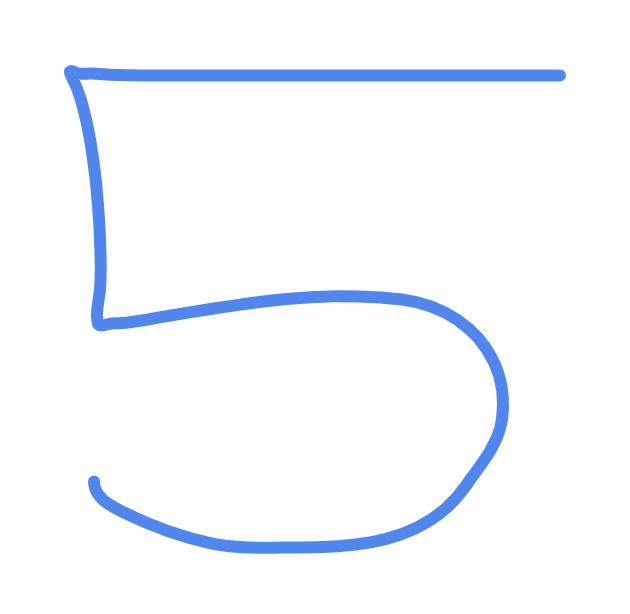
#> input picture nbs/my_img.png, 630 x 614 px
$ python color_histograms.py --image ../nbs/my_img.png
#> lines starting #> are read from the running program, lines starting #| are printed output that depends on the picture
#!/usr/bin/env python
"""

Parameters

Usage

Example
    $ python <scriptname>.py --image ../img/<filename>.png

## Explain

"""
import matplotlib.pyplot as plt
import numpy as np
import argparse
import cv2

def main():
    ap = argparse.ArgumentParser()
    ap.add_argument("-i", "--image", required=True, help="Path to the image")
    args = vars(ap.parse_args())

    image = cv2.imread(args["image"])
#> image is the input picture: shape (614, 630, 3); mean B, G, R 254, 248.5, 245.7

    image = cv2.imread(args["image"])
    #cv2.imshow("Original", image)

    chans = cv2.split(image)
    colors = ("b", "g", "r")

    fig, ax = plt.subplots(1,2, figsize=(10,4))
    ax[0].imshow(cv2.cvtColor(image, cv2.COLOR_BGR2RGB))
    ax[1].set_title("’Flattened’ Color Histogram")
    ax[1].set_xlabel("bins")
    ax[1].set_ylabel("# of Pixels")

    for (chan, color) in zip(chans, colors):
        hist = cv2.calcHist([chan], [0], None, [256], [0, 256])
        ax[1].plot(hist, color=color)
        ax[1].set_xlim([0, 256])
#> this loop made 3 passes
#> color on passes 1 to 3: 'b', 'g', 'r'

    plt.savefig("../fig/color_histogram.png")
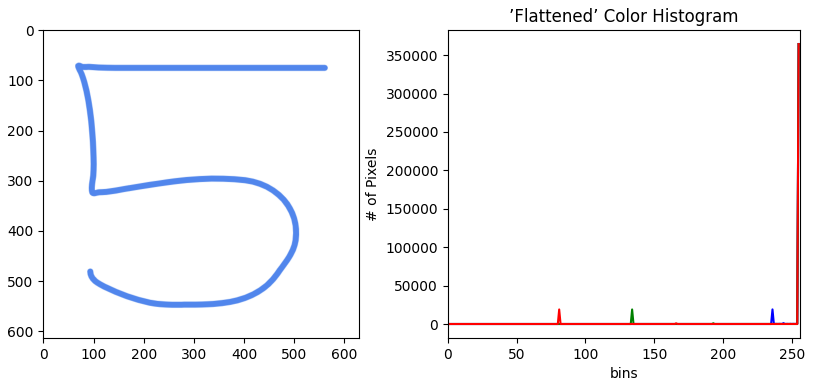
#> figure drawn by matplotlib, 2 panels; panel 2: curve peaks at x = 255, y = 364465; panel 2: curve peaks at x = 255, y = 364404; panel 2: curve peaks at x = 255, y = 364400

    # compare channels incrementally
    fig = plt.figure(dpi=300, figsize=(12,4))

    ax = fig.add_subplot(131)
    hist = cv2.calcHist([chans[1], chans[0]], [0, 1], None, [32, 32], [0, 256, 0 ,256])
    p = ax.imshow(hist, interpolation="nearest")
    ax.set_title("2D Color Histogram for G and B")
    ax.set_ylabel("G")
    ax.set_xlabel("B")
    plt.colorbar(p)

    ax = fig.add_subplot(132)
    hist = cv2.calcHist([chans[1], chans[2]], [0, 1], None, [32, 32], [0, 256, 0 ,256])
    p = ax.imshow(hist, interpolation="nearest")
    ax.set_title("2D Color Histogram for G and R")
    ax.set_ylabel("G")
    ax.set_xlabel("R")
    plt.colorbar(p)

    ax = fig.add_subplot(133)
    hist = cv2.calcHist([chans[0], chans[2]], [0, 1], None, [32, 32], [0, 256, 0 ,256])
    p = ax.imshow(hist, interpolation="nearest")
    ax.set_title("2D Color Histogram for B and R")
    ax.set_ylabel("B")
    ax.set_xlabel("R")
    plt.colorbar(p)

    plt.savefig("../fig/histogram_2d.png")
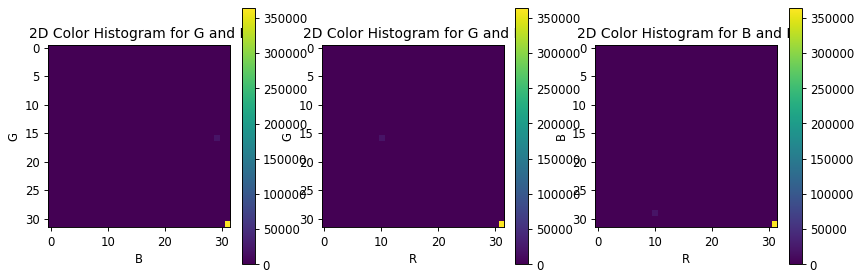
#> figure drawn by matplotlib, 6 panels

    print("[INFO] 2D histogram shape: {}, with {} values".format(hist.shape, hist.flatten().shape[0]))
#| [INFO] 2D histogram shape: (32, 32), with 1024 values

if __name__=="__main__":
    main()
